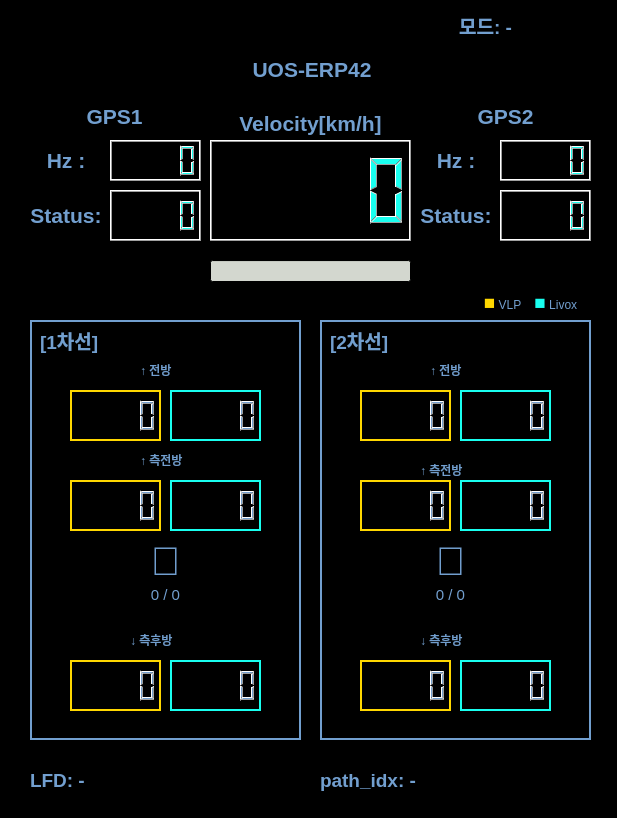
<?xml version="1.0" encoding="UTF-8"?>
<ui version="4.0">
 <class>Dialog</class>
 <widget class="QDialog" name="Dialog">
  <property name="windowModality">
   <enum>Qt::NonModal</enum>
  </property>
  <property name="enabled">
   <bool>true</bool>
  </property>
  <property name="geometry">
   <rect>
    <x>0</x>
    <y>0</y>
    <width>617</width>
    <height>818</height>
   </rect>
  </property>
  <property name="palette">
   <palette>
    <active>
     <colorrole role="Base">
      <brush brushstyle="SolidPattern">
       <color alpha="255">
        <red>255</red>
        <green>255</green>
        <blue>255</blue>
       </color>
      </brush>
     </colorrole>
     <colorrole role="Window">
      <brush brushstyle="SolidPattern">
       <color alpha="255">
        <red>0</red>
        <green>0</green>
        <blue>0</blue>
       </color>
      </brush>
     </colorrole>
    </active>
    <inactive>
     <colorrole role="Base">
      <brush brushstyle="SolidPattern">
       <color alpha="255">
        <red>255</red>
        <green>255</green>
        <blue>255</blue>
       </color>
      </brush>
     </colorrole>
     <colorrole role="Window">
      <brush brushstyle="SolidPattern">
       <color alpha="255">
        <red>0</red>
        <green>0</green>
        <blue>0</blue>
       </color>
      </brush>
     </colorrole>
    </inactive>
    <disabled>
     <colorrole role="Base">
      <brush brushstyle="SolidPattern">
       <color alpha="255">
        <red>0</red>
        <green>0</green>
        <blue>0</blue>
       </color>
      </brush>
     </colorrole>
     <colorrole role="Window">
      <brush brushstyle="SolidPattern">
       <color alpha="255">
        <red>0</red>
        <green>0</green>
        <blue>0</blue>
       </color>
      </brush>
     </colorrole>
    </disabled>
   </palette>
  </property>
  <property name="contextMenuPolicy">
   <enum>Qt::PreventContextMenu</enum>
  </property>
  <property name="windowTitle">
   <string>ERP42 Status</string>
  </property>
  <property name="toolTipDuration">
   <number>-1</number>
  </property>
  <property name="layoutDirection">
   <enum>Qt::LeftToRight</enum>
  </property>
  <widget class="QWidget" name="gridLayoutWidget_2">
   <property name="geometry">
    <rect>
     <x>210</x>
     <y>100</y>
     <width>201</width>
     <height>48</height>
    </rect>
   </property>
   <layout class="QGridLayout" name="gridLayout_2">
    <item row="0" column="0">
     <widget class="QLabel" name="label_8">
      <property name="text">
       <string>&lt;html&gt;&lt;head/&gt;&lt;body&gt;&lt;p align=&quot;center&quot;&gt;&lt;span style=&quot; font-size:16pt; font-weight:600; color:#729fcf;&quot;&gt;Velocity[km/h]&lt;/span&gt;&lt;/p&gt;&lt;/body&gt;&lt;/html&gt;</string>
      </property>
     </widget>
    </item>
   </layout>
  </widget>
  <widget class="QWidget" name="gridLayoutWidget_3">
   <property name="geometry">
    <rect>
     <x>210</x>
     <y>140</y>
     <width>201</width>
     <height>101</height>
    </rect>
   </property>
   <layout class="QGridLayout" name="gridLayout_3">
    <item row="1" column="0">
     <widget class="QLCDNumber" name="lcdNumber">
      <property name="palette">
       <palette>
        <active>
         <colorrole role="WindowText">
          <brush brushstyle="SolidPattern">
           <color alpha="255">
            <red>25</red>
            <green>255</green>
            <blue>240</blue>
           </color>
          </brush>
         </colorrole>
        </active>
        <inactive>
         <colorrole role="WindowText">
          <brush brushstyle="SolidPattern">
           <color alpha="255">
            <red>25</red>
            <green>255</green>
            <blue>240</blue>
           </color>
          </brush>
         </colorrole>
        </inactive>
        <disabled>
         <colorrole role="WindowText">
          <brush brushstyle="SolidPattern">
           <color alpha="255">
            <red>190</red>
            <green>190</green>
            <blue>190</blue>
           </color>
          </brush>
         </colorrole>
        </disabled>
       </palette>
      </property>
     </widget>
    </item>
   </layout>
  </widget>
  <widget class="QWidget" name="gridLayoutWidget_4">
   <property name="geometry">
    <rect>
     <x>29</x>
     <y>100</y>
     <width>171</width>
     <height>34</height>
    </rect>
   </property>
   <layout class="QGridLayout" name="gridLayout_4">
    <item row="0" column="0">
     <widget class="QLabel" name="label_3">
      <property name="text">
       <string>&lt;html&gt;&lt;head/&gt;&lt;body&gt;&lt;p align=&quot;center&quot;&gt;&lt;span style=&quot; font-size:16pt; font-weight:600; color:#729fcf;&quot;&gt;GPS1&lt;/span&gt;&lt;/p&gt;&lt;/body&gt;&lt;/html&gt;</string>
      </property>
     </widget>
    </item>
   </layout>
  </widget>
  <widget class="QWidget" name="gridLayoutWidget_5">
   <property name="geometry">
    <rect>
     <x>420</x>
     <y>100</y>
     <width>171</width>
     <height>34</height>
    </rect>
   </property>
   <layout class="QGridLayout" name="gridLayout_5">
    <item row="0" column="0">
     <widget class="QLabel" name="label_2">
      <property name="text">
       <string>&lt;html&gt;&lt;head/&gt;&lt;body&gt;&lt;p align=&quot;center&quot;&gt;&lt;span style=&quot; font-size:16pt; font-weight:600; color:#729fcf;&quot;&gt;GPS2&lt;/span&gt;&lt;/p&gt;&lt;/body&gt;&lt;/html&gt;</string>
      </property>
     </widget>
    </item>
   </layout>
  </widget>
  <widget class="QWidget" name="gridLayoutWidget_6">
   <property name="geometry">
    <rect>
     <x>30</x>
     <y>140</y>
     <width>72</width>
     <height>41</height>
    </rect>
   </property>
   <layout class="QGridLayout" name="gridLayout_6">
    <item row="0" column="0">
     <widget class="QLabel" name="label_4">
      <property name="text">
       <string>&lt;html&gt;&lt;head/&gt;&lt;body&gt;&lt;p align=&quot;center&quot;&gt;&lt;span style=&quot; font-size:16pt; font-weight:600; color:#729fcf;&quot;&gt;Hz :&lt;/span&gt;&lt;/p&gt;&lt;/body&gt;&lt;/html&gt;</string>
      </property>
     </widget>
    </item>
   </layout>
  </widget>
  <widget class="QWidget" name="gridLayoutWidget_8">
   <property name="geometry">
    <rect>
     <x>420</x>
     <y>190</y>
     <width>72</width>
     <height>51</height>
    </rect>
   </property>
   <layout class="QGridLayout" name="gridLayout_8">
    <item row="0" column="0">
     <widget class="QLabel" name="label_6">
      <property name="text">
       <string>&lt;html&gt;&lt;head/&gt;&lt;body&gt;&lt;p align=&quot;center&quot;&gt;&lt;span style=&quot; font-size:16pt; font-weight:600; color:#729fcf;&quot;&gt;Status:&lt;/span&gt;&lt;/p&gt;&lt;/body&gt;&lt;/html&gt;</string>
      </property>
     </widget>
    </item>
   </layout>
  </widget>
  <widget class="QWidget" name="gridLayoutWidget_9">
   <property name="geometry">
    <rect>
     <x>420</x>
     <y>140</y>
     <width>72</width>
     <height>41</height>
    </rect>
   </property>
   <layout class="QGridLayout" name="gridLayout_9">
    <item row="0" column="0">
     <widget class="QLabel" name="label_5">
      <property name="text">
       <string>&lt;html&gt;&lt;head/&gt;&lt;body&gt;&lt;p align=&quot;center&quot;&gt;&lt;span style=&quot; font-size:16pt; font-weight:600; color:#729fcf;&quot;&gt;Hz :&lt;/span&gt;&lt;/p&gt;&lt;/body&gt;&lt;/html&gt;</string>
      </property>
     </widget>
    </item>
   </layout>
  </widget>
  <widget class="QWidget" name="gridLayoutWidget_10">
   <property name="geometry">
    <rect>
     <x>110</x>
     <y>140</y>
     <width>91</width>
     <height>41</height>
    </rect>
   </property>
   <layout class="QGridLayout" name="gridLayout_10">
    <item row="0" column="0">
     <widget class="QLCDNumber" name="lcdNumber_2">
      <property name="palette">
       <palette>
        <active>
         <colorrole role="WindowText">
          <brush brushstyle="SolidPattern">
           <color alpha="255">
            <red>25</red>
            <green>255</green>
            <blue>240</blue>
           </color>
          </brush>
         </colorrole>
        </active>
        <inactive>
         <colorrole role="WindowText">
          <brush brushstyle="SolidPattern">
           <color alpha="255">
            <red>25</red>
            <green>255</green>
            <blue>240</blue>
           </color>
          </brush>
         </colorrole>
        </inactive>
        <disabled>
         <colorrole role="WindowText">
          <brush brushstyle="SolidPattern">
           <color alpha="255">
            <red>190</red>
            <green>190</green>
            <blue>190</blue>
           </color>
          </brush>
         </colorrole>
        </disabled>
       </palette>
      </property>
     </widget>
    </item>
   </layout>
  </widget>
  <widget class="QWidget" name="gridLayoutWidget_11">
   <property name="geometry">
    <rect>
     <x>110</x>
     <y>190</y>
     <width>91</width>
     <height>51</height>
    </rect>
   </property>
   <layout class="QGridLayout" name="gridLayout_11">
    <item row="0" column="0">
     <widget class="QLCDNumber" name="lcdNumber_3">
      <property name="palette">
       <palette>
        <active>
         <colorrole role="WindowText">
          <brush brushstyle="SolidPattern">
           <color alpha="255">
            <red>25</red>
            <green>255</green>
            <blue>240</blue>
           </color>
          </brush>
         </colorrole>
        </active>
        <inactive>
         <colorrole role="WindowText">
          <brush brushstyle="SolidPattern">
           <color alpha="255">
            <red>25</red>
            <green>255</green>
            <blue>240</blue>
           </color>
          </brush>
         </colorrole>
        </inactive>
        <disabled>
         <colorrole role="WindowText">
          <brush brushstyle="SolidPattern">
           <color alpha="255">
            <red>190</red>
            <green>190</green>
            <blue>190</blue>
           </color>
          </brush>
         </colorrole>
        </disabled>
       </palette>
      </property>
     </widget>
    </item>
   </layout>
  </widget>
  <widget class="QWidget" name="gridLayoutWidget_12">
   <property name="geometry">
    <rect>
     <x>500</x>
     <y>190</y>
     <width>91</width>
     <height>51</height>
    </rect>
   </property>
   <layout class="QGridLayout" name="gridLayout_12">
    <item row="0" column="0">
     <widget class="QLCDNumber" name="lcdNumber_5">
      <property name="palette">
       <palette>
        <active>
         <colorrole role="WindowText">
          <brush brushstyle="SolidPattern">
           <color alpha="255">
            <red>25</red>
            <green>255</green>
            <blue>240</blue>
           </color>
          </brush>
         </colorrole>
        </active>
        <inactive>
         <colorrole role="WindowText">
          <brush brushstyle="SolidPattern">
           <color alpha="255">
            <red>25</red>
            <green>255</green>
            <blue>240</blue>
           </color>
          </brush>
         </colorrole>
        </inactive>
        <disabled>
         <colorrole role="WindowText">
          <brush brushstyle="SolidPattern">
           <color alpha="255">
            <red>190</red>
            <green>190</green>
            <blue>190</blue>
           </color>
          </brush>
         </colorrole>
        </disabled>
       </palette>
      </property>
     </widget>
    </item>
   </layout>
  </widget>
  <widget class="QWidget" name="gridLayoutWidget_13">
   <property name="geometry">
    <rect>
     <x>500</x>
     <y>140</y>
     <width>91</width>
     <height>41</height>
    </rect>
   </property>
   <layout class="QGridLayout" name="gridLayout_13">
    <item row="0" column="0">
     <widget class="QLCDNumber" name="lcdNumber_4">
      <property name="palette">
       <palette>
        <active>
         <colorrole role="WindowText">
          <brush brushstyle="SolidPattern">
           <color alpha="255">
            <red>25</red>
            <green>255</green>
            <blue>240</blue>
           </color>
          </brush>
         </colorrole>
        </active>
        <inactive>
         <colorrole role="WindowText">
          <brush brushstyle="SolidPattern">
           <color alpha="255">
            <red>25</red>
            <green>255</green>
            <blue>240</blue>
           </color>
          </brush>
         </colorrole>
        </inactive>
        <disabled>
         <colorrole role="WindowText">
          <brush brushstyle="SolidPattern">
           <color alpha="255">
            <red>190</red>
            <green>190</green>
            <blue>190</blue>
           </color>
          </brush>
         </colorrole>
        </disabled>
       </palette>
      </property>
     </widget>
    </item>
   </layout>
  </widget>
  <widget class="QWidget" name="gridLayoutWidget_14">
   <property name="geometry">
    <rect>
     <x>210</x>
     <y>250</y>
     <width>201</width>
     <height>42</height>
    </rect>
   </property>
   <layout class="QGridLayout" name="gridLayout_14">
    <item row="0" column="0">
     <widget class="QProgressBar" name="progressBar">
      <property name="palette">
       <palette>
        <active>
         <colorrole role="WindowText">
          <brush brushstyle="SolidPattern">
           <color alpha="255">
            <red>25</red>
            <green>255</green>
            <blue>240</blue>
           </color>
          </brush>
         </colorrole>
         <colorrole role="Base">
          <brush brushstyle="SolidPattern">
           <color alpha="255">
            <red>211</red>
            <green>215</green>
            <blue>207</blue>
           </color>
          </brush>
         </colorrole>
        </active>
        <inactive>
         <colorrole role="WindowText">
          <brush brushstyle="SolidPattern">
           <color alpha="255">
            <red>25</red>
            <green>255</green>
            <blue>240</blue>
           </color>
          </brush>
         </colorrole>
         <colorrole role="Base">
          <brush brushstyle="SolidPattern">
           <color alpha="255">
            <red>211</red>
            <green>215</green>
            <blue>207</blue>
           </color>
          </brush>
         </colorrole>
        </inactive>
        <disabled>
         <colorrole role="WindowText">
          <brush brushstyle="SolidPattern">
           <color alpha="255">
            <red>190</red>
            <green>190</green>
            <blue>190</blue>
           </color>
          </brush>
         </colorrole>
         <colorrole role="Base">
          <brush brushstyle="SolidPattern">
           <color alpha="255">
            <red>0</red>
            <green>0</green>
            <blue>0</blue>
           </color>
          </brush>
         </colorrole>
        </disabled>
       </palette>
      </property>
      <property name="maximum">
       <number>20</number>
      </property>
      <property name="value">
       <number>-1</number>
      </property>
      <property name="textDirection">
       <enum>QProgressBar::TopToBottom</enum>
      </property>
      <property name="format">
       <string>%v[km/h]</string>
      </property>
     </widget>
    </item>
   </layout>
  </widget>
  <widget class="QWidget" name="gridLayoutWidget">
   <property name="geometry">
    <rect>
     <x>210</x>
     <y>49</y>
     <width>201</width>
     <height>41</height>
    </rect>
   </property>
   <layout class="QGridLayout" name="gridLayout">
    <item row="0" column="0">
     <widget class="QLabel" name="label">
      <property name="palette">
       <palette>
        <active>
         <colorrole role="Base">
          <brush brushstyle="SolidPattern">
           <color alpha="255">
            <red>255</red>
            <green>255</green>
            <blue>255</blue>
           </color>
          </brush>
         </colorrole>
         <colorrole role="Window">
          <brush brushstyle="SolidPattern">
           <color alpha="255">
            <red>255</red>
            <green>255</green>
            <blue>255</blue>
           </color>
          </brush>
         </colorrole>
        </active>
        <inactive>
         <colorrole role="Base">
          <brush brushstyle="SolidPattern">
           <color alpha="255">
            <red>255</red>
            <green>255</green>
            <blue>255</blue>
           </color>
          </brush>
         </colorrole>
         <colorrole role="Window">
          <brush brushstyle="SolidPattern">
           <color alpha="255">
            <red>255</red>
            <green>255</green>
            <blue>255</blue>
           </color>
          </brush>
         </colorrole>
        </inactive>
        <disabled>
         <colorrole role="Base">
          <brush brushstyle="SolidPattern">
           <color alpha="255">
            <red>255</red>
            <green>255</green>
            <blue>255</blue>
           </color>
          </brush>
         </colorrole>
         <colorrole role="Window">
          <brush brushstyle="SolidPattern">
           <color alpha="255">
            <red>255</red>
            <green>255</green>
            <blue>255</blue>
           </color>
          </brush>
         </colorrole>
        </disabled>
       </palette>
      </property>
      <property name="frameShape">
       <enum>QFrame::Box</enum>
      </property>
      <property name="lineWidth">
       <number>3</number>
      </property>
      <property name="midLineWidth">
       <number>3</number>
      </property>
      <property name="text">
       <string>&lt;html&gt;&lt;head/&gt;&lt;body&gt;&lt;p align=&quot;center&quot;&gt;&lt;span style=&quot; font-size:16pt; font-weight:600; color:#729fcf;&quot;&gt;UOS-ERP42&lt;/span&gt;&lt;/p&gt;&lt;/body&gt;&lt;/html&gt;</string>
      </property>
     </widget>
    </item>
   </layout>
  </widget>
  <widget class="QWidget" name="gridLayoutWidget_15">
   <property name="geometry">
    <rect>
     <x>30</x>
     <y>190</y>
     <width>72</width>
     <height>51</height>
    </rect>
   </property>
   <layout class="QGridLayout" name="gridLayout_15">
    <item row="0" column="0">
     <widget class="QLabel" name="label_7">
      <property name="text">
       <string>&lt;html&gt;&lt;head/&gt;&lt;body&gt;&lt;p align=&quot;center&quot;&gt;&lt;span style=&quot; font-size:16pt; font-weight:600; color:#729fcf;&quot;&gt;Status:&lt;/span&gt;&lt;/p&gt;&lt;/body&gt;&lt;/html&gt;</string>
      </property>
     </widget>
    </item>
   </layout>
  </widget>
  <widget class="QLabel" name="label_mode">
   <property name="geometry">
    <rect>
     <x>380</x>
     <y>10</y>
     <width>211</width>
     <height>30</height>
    </rect>
   </property>
   <property name="font">
    <font>
     <pointsize>14</pointsize>
     <weight>75</weight>
     <bold>true</bold>
    </font>
   </property>
   <property name="styleSheet">
    <string notr="true">color: #729fcf;</string>
   </property>
   <property name="text">
    <string>모드: -</string>
   </property>
   <property name="alignment">
    <set>Qt::AlignCenter</set>
   </property>
  </widget>
  <widget class="QLabel" name="label_legend">
   <property name="geometry">
    <rect>
     <x>470</x>
     <y>290</y>
     <width>121</width>
     <height>25</height>
    </rect>
   </property>
   <property name="text">
    <string>&lt;html&gt;&lt;head/&gt;&lt;body&gt;&lt;p align=&quot;center&quot;&gt;&lt;span style=&quot;color:#FFD700; font-size:14pt;&quot;&gt;■&lt;/span&gt;&lt;span style=&quot;color:#729fcf;&quot;&gt; VLP &amp;nbsp;&amp;nbsp; &lt;/span&gt;&lt;span style=&quot;color:#19FFF0; font-size:14pt;&quot;&gt;■&lt;/span&gt;&lt;span style=&quot;color:#729fcf;&quot;&gt; Livox&lt;/span&gt;&lt;/p&gt;&lt;/body&gt;&lt;/html&gt;</string>
   </property>
   <property name="alignment">
    <set>Qt::AlignCenter</set>
   </property>
  </widget>
  <widget class="QFrame" name="frame_lane1">
   <property name="geometry">
    <rect>
     <x>30</x>
     <y>320</y>
     <width>271</width>
     <height>420</height>
    </rect>
   </property>
   <property name="styleSheet">
    <string notr="true">QFrame#frame_lane1 { border: 2px solid #729fcf; } QLabel { color: #729fcf; } QLCDNumber { color: #729fcf; } QLCDNumber#lcd_lane1_front_vlp, QLCDNumber#lcd_lane1_side_front_vlp, QLCDNumber#lcd_lane1_side_back_vlp { border: 2px solid #FFD700; } QLCDNumber#lcd_lane1_front_livox, QLCDNumber#lcd_lane1_side_front_livox, QLCDNumber#lcd_lane1_side_back_livox { border: 2px solid #19FFF0; }</string>
   </property>
   <property name="frameShape">
    <enum>QFrame::Box</enum>
   </property>
   <property name="frameShadow">
    <enum>QFrame::Plain</enum>
   </property>
   <property name="lineWidth">
    <number>2</number>
   </property>
   <widget class="QLabel" name="label_lane1_header">
    <property name="geometry">
     <rect>
      <x>10</x>
      <y>0</y>
      <width>100</width>
      <height>40</height>
     </rect>
    </property>
    <property name="font">
     <font>
      <pointsize>14</pointsize>
      <weight>75</weight>
      <bold>true</bold>
     </font>
    </property>
    <property name="text">
     <string>[1차선]</string>
    </property>
   </widget>
   <widget class="QLabel" name="label_car_lane1">
    <property name="geometry">
     <rect>
      <x>110</x>
      <y>220</y>
      <width>51</width>
      <height>41</height>
     </rect>
    </property>
    <property name="font">
     <font>
      <pointsize>30</pointsize>
     </font>
    </property>
    <property name="text">
     <string>🚗</string>
    </property>
    <property name="alignment">
     <set>Qt::AlignCenter</set>
    </property>
   </widget>
   <widget class="QLabel" name="label_lane1_waypoint">
    <property name="geometry">
     <rect>
      <x>50</x>
      <y>260</y>
      <width>171</width>
      <height>30</height>
     </rect>
    </property>
    <property name="font">
     <font>
      <pointsize>11</pointsize>
     </font>
    </property>
    <property name="text">
     <string>0 / 0</string>
    </property>
    <property name="alignment">
     <set>Qt::AlignCenter</set>
    </property>
   </widget>
   <widget class="QLabel" name="label_lane1_front_text">
    <property name="geometry">
     <rect>
      <x>110</x>
      <y>40</y>
      <width>51</width>
      <height>20</height>
     </rect>
    </property>
    <property name="text">
     <string>↑ 전방</string>
    </property>
   </widget>
   <widget class="QLCDNumber" name="lcd_lane1_front_livox">
    <property name="geometry">
     <rect>
      <x>140</x>
      <y>70</y>
      <width>91</width>
      <height>51</height>
     </rect>
    </property>
    <property name="toolTip">
     <string>Livox</string>
    </property>
   </widget>
   <widget class="QLabel" name="label_lane1_side_front_text">
    <property name="geometry">
     <rect>
      <x>110</x>
      <y>130</y>
      <width>61</width>
      <height>20</height>
     </rect>
    </property>
    <property name="text">
     <string>↑ 측전방</string>
    </property>
   </widget>
   <widget class="QLCDNumber" name="lcd_lane1_side_front_vlp">
    <property name="geometry">
     <rect>
      <x>40</x>
      <y>160</y>
      <width>91</width>
      <height>51</height>
     </rect>
    </property>
   </widget>
   <widget class="QLCDNumber" name="lcd_lane1_side_front_livox">
    <property name="geometry">
     <rect>
      <x>140</x>
      <y>160</y>
      <width>91</width>
      <height>51</height>
     </rect>
    </property>
   </widget>
   <widget class="QLabel" name="label_lane1_side_back_text">
    <property name="geometry">
     <rect>
      <x>100</x>
      <y>310</y>
      <width>71</width>
      <height>20</height>
     </rect>
    </property>
    <property name="text">
     <string>↓ 측후방</string>
    </property>
   </widget>
   <widget class="QLCDNumber" name="lcd_lane1_side_back_vlp">
    <property name="geometry">
     <rect>
      <x>40</x>
      <y>340</y>
      <width>91</width>
      <height>51</height>
     </rect>
    </property>
   </widget>
   <widget class="QLCDNumber" name="lcd_lane1_side_back_livox">
    <property name="geometry">
     <rect>
      <x>140</x>
      <y>340</y>
      <width>91</width>
      <height>51</height>
     </rect>
    </property>
   </widget>
   <widget class="QLCDNumber" name="lcd_lane1_front_vlp">
    <property name="geometry">
     <rect>
      <x>40</x>
      <y>70</y>
      <width>91</width>
      <height>51</height>
     </rect>
    </property>
    <property name="toolTip">
     <string>VLP</string>
    </property>
   </widget>
  </widget>
  <widget class="QFrame" name="frame_lane2">
   <property name="geometry">
    <rect>
     <x>320</x>
     <y>320</y>
     <width>271</width>
     <height>420</height>
    </rect>
   </property>
   <property name="styleSheet">
    <string notr="true">QFrame#frame_lane2 { border: 2px solid #729fcf; } QLabel { color: #729fcf; } QLCDNumber { color: #729fcf; } QLCDNumber#lcd_lane2_front_vlp, QLCDNumber#lcd_lane2_side_front_vlp, QLCDNumber#lcd_lane2_side_back_vlp { border: 2px solid #FFD700; } QLCDNumber#lcd_lane2_front_livox, QLCDNumber#lcd_lane2_side_front_livox, QLCDNumber#lcd_lane2_side_back_livox { border: 2px solid #19FFF0; }</string>
   </property>
   <property name="frameShape">
    <enum>QFrame::Box</enum>
   </property>
   <property name="frameShadow">
    <enum>QFrame::Plain</enum>
   </property>
   <property name="lineWidth">
    <number>2</number>
   </property>
   <widget class="QLabel" name="label_lane2_header">
    <property name="geometry">
     <rect>
      <x>10</x>
      <y>0</y>
      <width>100</width>
      <height>40</height>
     </rect>
    </property>
    <property name="font">
     <font>
      <pointsize>14</pointsize>
      <weight>75</weight>
      <bold>true</bold>
     </font>
    </property>
    <property name="text">
     <string>[2차선]</string>
    </property>
   </widget>
   <widget class="QLabel" name="label_car_lane2">
    <property name="geometry">
     <rect>
      <x>110</x>
      <y>220</y>
      <width>41</width>
      <height>41</height>
     </rect>
    </property>
    <property name="font">
     <font>
      <pointsize>30</pointsize>
     </font>
    </property>
    <property name="text">
     <string>🚗</string>
    </property>
    <property name="alignment">
     <set>Qt::AlignCenter</set>
    </property>
   </widget>
   <widget class="QLabel" name="label_lane2_waypoint">
    <property name="geometry">
     <rect>
      <x>70</x>
      <y>260</y>
      <width>121</width>
      <height>30</height>
     </rect>
    </property>
    <property name="font">
     <font>
      <pointsize>11</pointsize>
     </font>
    </property>
    <property name="text">
     <string>0 / 0</string>
    </property>
    <property name="alignment">
     <set>Qt::AlignCenter</set>
    </property>
   </widget>
   <widget class="QLabel" name="label_lane2_front_text">
    <property name="geometry">
     <rect>
      <x>110</x>
      <y>40</y>
      <width>51</width>
      <height>20</height>
     </rect>
    </property>
    <property name="text">
     <string>↑ 전방</string>
    </property>
   </widget>
   <widget class="QLCDNumber" name="lcd_lane2_front_livox">
    <property name="geometry">
     <rect>
      <x>140</x>
      <y>70</y>
      <width>91</width>
      <height>51</height>
     </rect>
    </property>
    <property name="toolTip">
     <string>Livox</string>
    </property>
   </widget>
   <widget class="QLabel" name="label_lane2_side_front_text">
    <property name="geometry">
     <rect>
      <x>100</x>
      <y>140</y>
      <width>71</width>
      <height>20</height>
     </rect>
    </property>
    <property name="text">
     <string>↑ 측전방</string>
    </property>
   </widget>
   <widget class="QLCDNumber" name="lcd_lane2_side_front_vlp">
    <property name="geometry">
     <rect>
      <x>40</x>
      <y>160</y>
      <width>91</width>
      <height>51</height>
     </rect>
    </property>
   </widget>
   <widget class="QLCDNumber" name="lcd_lane2_side_front_livox">
    <property name="geometry">
     <rect>
      <x>140</x>
      <y>160</y>
      <width>91</width>
      <height>51</height>
     </rect>
    </property>
   </widget>
   <widget class="QLabel" name="label_lane2_side_back_text">
    <property name="geometry">
     <rect>
      <x>100</x>
      <y>310</y>
      <width>61</width>
      <height>20</height>
     </rect>
    </property>
    <property name="text">
     <string>↓ 측후방</string>
    </property>
   </widget>
   <widget class="QLCDNumber" name="lcd_lane2_side_back_vlp">
    <property name="geometry">
     <rect>
      <x>40</x>
      <y>340</y>
      <width>91</width>
      <height>51</height>
     </rect>
    </property>
   </widget>
   <widget class="QLCDNumber" name="lcd_lane2_side_back_livox">
    <property name="geometry">
     <rect>
      <x>140</x>
      <y>340</y>
      <width>91</width>
      <height>51</height>
     </rect>
    </property>
   </widget>
   <widget class="QLCDNumber" name="lcd_lane2_front_vlp">
    <property name="geometry">
     <rect>
      <x>40</x>
      <y>70</y>
      <width>91</width>
      <height>51</height>
     </rect>
    </property>
    <property name="toolTip">
     <string>VLP</string>
    </property>
   </widget>
  </widget>
  <widget class="QLabel" name="label_lfd">
   <property name="geometry">
    <rect>
     <x>30</x>
     <y>760</y>
     <width>271</width>
     <height>40</height>
    </rect>
   </property>
   <property name="font">
    <font>
     <pointsize>14</pointsize>
     <weight>75</weight>
     <bold>true</bold>
    </font>
   </property>
   <property name="styleSheet">
    <string notr="true">color: #729fcf;</string>
   </property>
   <property name="text">
    <string>LFD: -</string>
   </property>
  </widget>
  <widget class="QLabel" name="label_path_idx">
   <property name="geometry">
    <rect>
     <x>320</x>
     <y>760</y>
     <width>271</width>
     <height>40</height>
    </rect>
   </property>
   <property name="font">
    <font>
     <pointsize>14</pointsize>
     <weight>75</weight>
     <bold>true</bold>
    </font>
   </property>
   <property name="styleSheet">
    <string notr="true">color: #729fcf;</string>
   </property>
   <property name="text">
    <string>path_idx: -</string>
   </property>
  </widget>
 </widget>
 <resources/>
 <connections/>
</ui>
